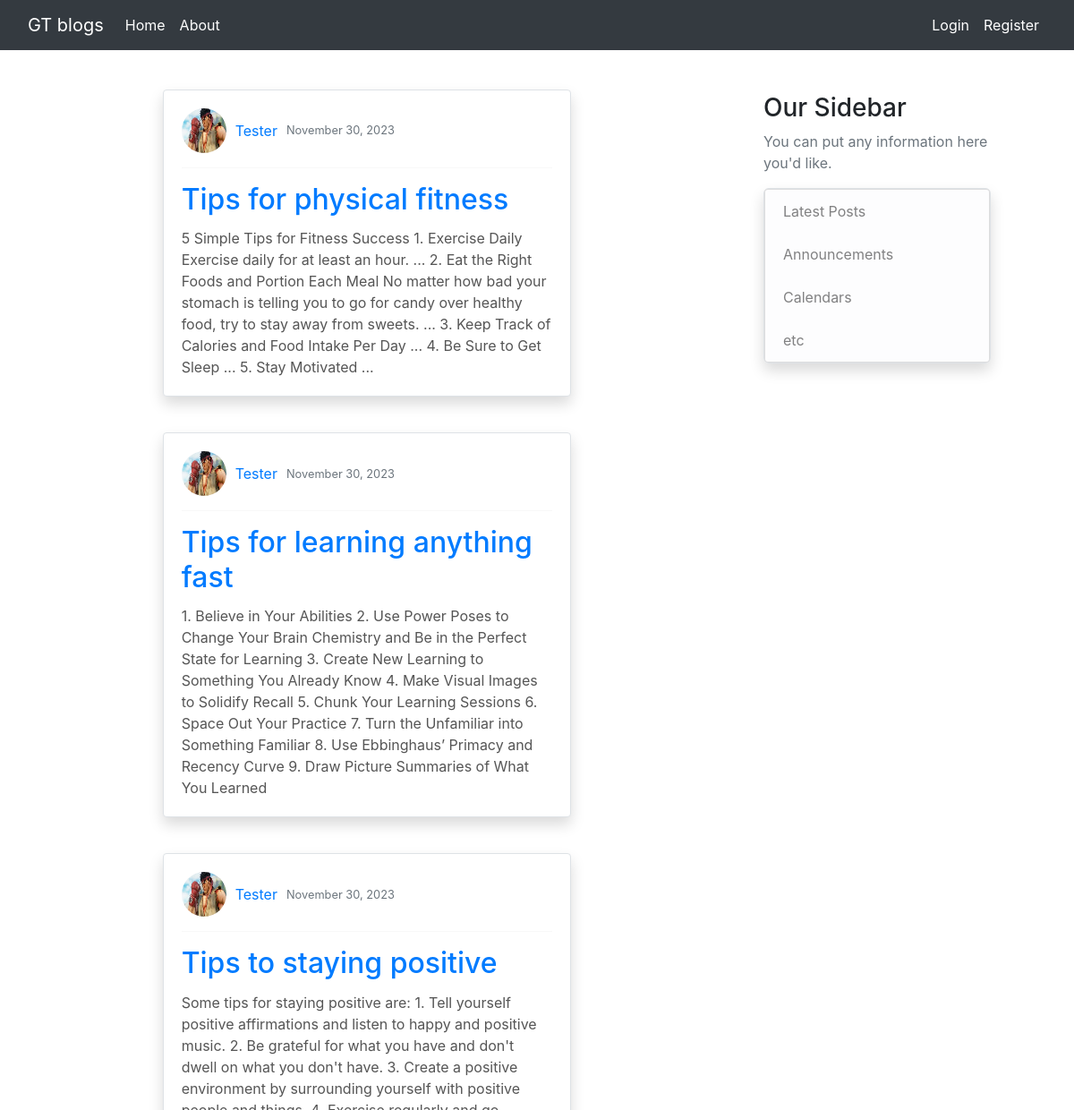
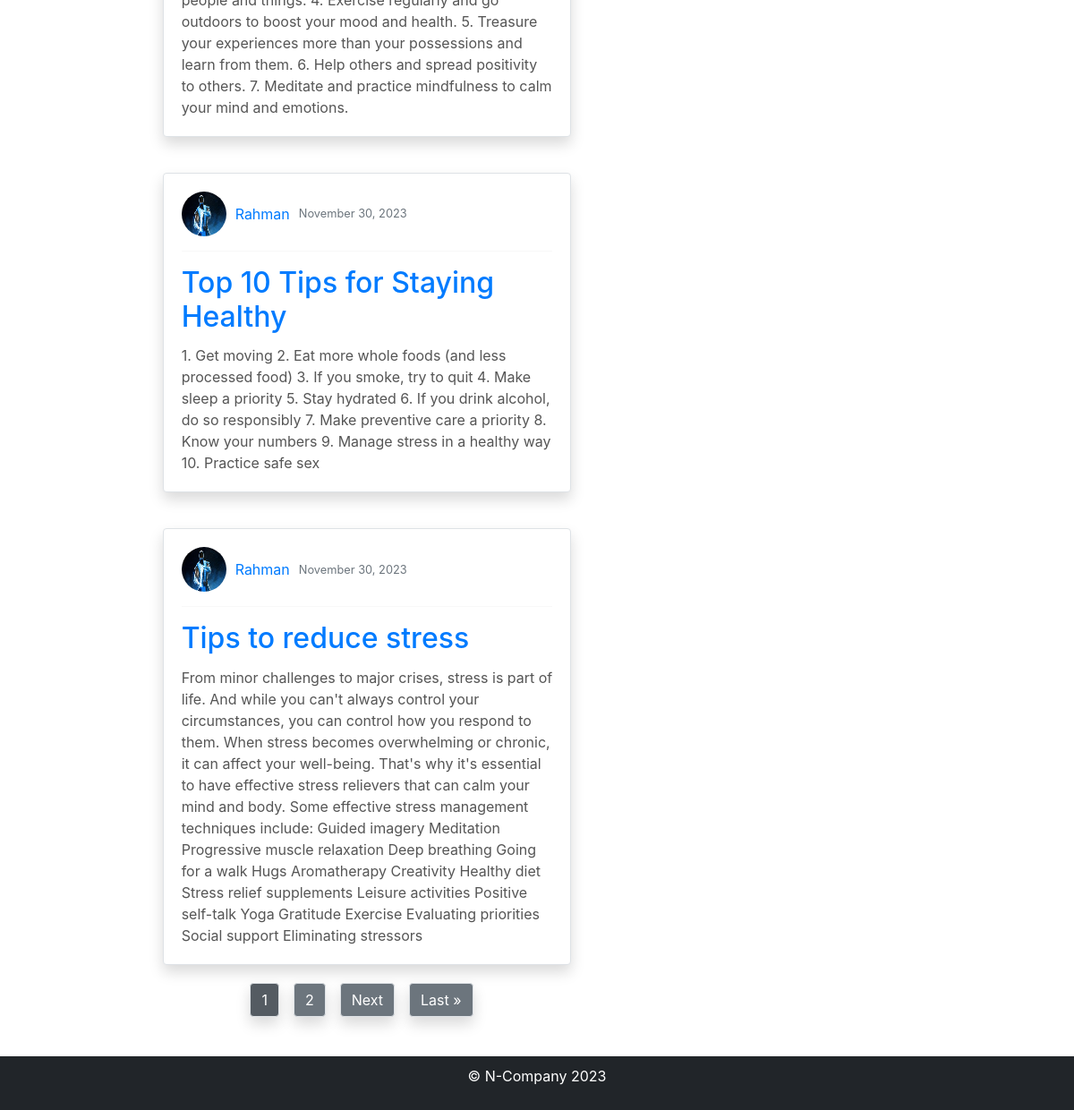
Page /blog/home/ on the committed database (2 pictures, top to bottom).
### blog/models.py (models this page shows, shortened)
class Post(models.Model):
    title = models.CharField(max_length=200)
    content = models.TextField()
    date_posted = models.DateTimeField(auto_now_add=True)
    author = models.ForeignKey(User, on_delete=models.CASCADE)

### users/models.py (models this page shows, shortened)
class Profile(models.Model):
    user = models.OneToOneField(User, on_delete=models.CASCADE)
    bio = models.TextField()
    image = models.ImageField(default='default.jpg',upload_to='profile_pics')

### blog/views.py (the view)
# urls.py: path('home/', PostListView.as_view(), name="Home"),
class PostListView(ListView):
    model = Post
    template_name='blog/home.html'  #<app>/<model>_<viewtype>.html
    context_object_name = 'posts'
    ordering=['-date_posted']
    paginate_by = 5

### blog/templates/blog/home.html (shortened to what this page needs)
{% extends '../blog/base.html' %}
{% block css %}
  {% load static %}
{% endblock  %}
{% block body %}
  {% load static %}
  <div class="container">
    <div class="row my-4">
      {% for post in posts %}
        <div class="col-md-8 offset-md-2">
          <div class="card post-card border shadow">
            <div class="card-body">
              <div class="article-metadata">
                <img class="rounded-circle" src="{{post.author.profile.image.url}}">
                <a href="{% url 'user-posts' post.author.username %}">{{ post.author }}</a>
                <small class="text-muted">{{ post.date_posted|date:"F d, Y" }}</small>
              </div>
              <hr />
              <h2 class="card-title"><a href="{% url 'Post-detail' post.id %}">{{ post.title }}</a></h2>
              <p class="card-text article-content">{{ post.content }}</p>
            </div>
          </div>
        </div>
      {% endfor %}
      {% if is_paginated %}
  <div class="pagination justify-content-center">
    {% for num in page_obj.paginator.page_range %}
      {% if page_obj.number == num %}
        <a class="btn btn-secondary border shadow mx-2 active" href="?page={{ num }}">{{ num }}</a>
      {% elif num > page_obj.number|add:'-3' and num < page_obj.number|add:'3' %}
        <a class="btn btn-secondary border shadow mx-2" href="?page={{ num }}">{{ num }}</a>
      {% endif %}
    {% endfor %}
    {% if page_obj.has_next %}
      <a class="btn btn-secondary border shadow mx-2" href="?page={{ page_obj.next_page_number }}">Next</a>
      <a class="btn btn-secondary border shadow mx-2" href="?page={{ page_obj.paginator.num_pages }}">Last &raquo;</a>
    {% endif %}
  </div>
{% endif %}
    </div>
  </div>
{% endblock %}

### blog/templates/blog/base.html (shortened to what this page needs)
<!doctype html>
<html lang="en">
<head>
    {% load static %}
    <link href="https://cdn.jsdelivr.net/npm/bootstrap@5.3.2/dist/css/bootstrap.min.css"
          rel="stylesheet"
>
    <link rel="stylesheet" href="https://stackpath.bootstrapcdn.com/bootstrap/4.3.1/css/bootstrap.min.css"
>
    <link rel="stylesheet" type="text/css" href="{% static 'blog/main.css' %}">
</head>
<body>
<nav class="navbar navbar-expand-lg navbar-dark bg-dark">
  <div class="container-fluid">
    <a class="navbar-brand" href="{% url 'Home' %}">GT blogs</a>
    <div class="collapse navbar-collapse" id="navbarSupportedContent">
      <ul class="navbar-nav me-auto mb-2 mb-lg-0">
        <li class="nav-item">
          <a class="nav-link active" aria-current="page" href="{% url 'Home' %}">Home</a>
        </li>
          <li class="nav-item">
          <a class="nav-link active" aria-current="page" href="{% url 'About' %}">About</a>
        </li>
      </ul>
        <div class="navbar-nav">
          {% if user.is_authenticated %}
          <li><a class="nav-link active" href="{% url 'Post-create' %}">New Post</a></li>
          <a class="nav-link active" href="{% url 'Profile' %}">Profile</a>
          <a class="nav-link active" href="{% url 'Logout' %}">Logout</a>
          {% else %}
              <a class="nav-link active" href="{% url 'Login' %}">Login</a>
              <a class="nav-link active" href="{% url 'Register' %}">Register</a>
          {% endif %}
        </div>
    </div>
  </div>
</nav>
<main role="main" class="container">
    <div class="row">
        <div class="col-md-8">
            {% block body %}
            {% endblock %}
        </div>
        <div class="col-md-4 ">
            <div class="content-section mx-5 my-5">
                <h3>Our Sidebar</h3>
                <p class='text-muted'>You can put any information here you'd like.
                    <ul class="list-group border shadow">
                        <li class="list-group-item list-group-item-light">Latest Posts</li>
                        <li class="list-group-item list-group-item-light">Announcements</li>
                        <li class="list-group-item list-group-item-light">Calendars</li>
                        <li class="list-group-item list-group-item-light">etc</li>
                    </ul>
                </p>
            </div>
        </div>
    </div>
</main>
<footer class="container-fluid">
    <div>
        <p>&copy; N-Company 2023</p>
    </div>
</footer>
</body>
</html>

### blog/templates/blog/home.html (style rules this page uses)
.post-card { margin-bottom: 20px; box-shadow: 0 4px 8px rgba(0, 0, 0, 0.1); transition: transform 0.3s; width: 100%; margin: 20px auto; }
.article-metadata { display: flex; align-items: center; margin-bottom: 10px; }
.article-metadata a { margin-right: 10px; }
.article-metadata img { width: 50px; height: 50px; border-radius: 50%; margin-right: 10px; }
.article-content { color: #555; }

### blog/templates/blog/base.html (style rules this page uses)
footer { text-align: center; margin-top: 20px; padding: 10px; background-color:#212529; color: #fff; }

### rows in the picture
Post: author.profile.image (picture), author "Tester", date_posted "November 30, 2023", title "Tips for physical fitness", content "5 Simple Tips for Fitness Success 1. Exercise Daily Exercise daily for at least an hour. ... 2. Eat the Right Foods and Portion Each Meal No matter how bad your stomach is telling you to go for candy over healthy food, try to stay away from sweets. ... 3. Keep Track of Calories and Food Intake Per Day ... 4. Be Sure to Get Sleep ... 5. Stay Motivated ..."
Post: author.profile.image (picture), author "Tester", date_posted "November 30, 2023", title "Tips for learning anything fast", content "1. Believe in Your Abilities 2. Use Power Poses to Change Your Brain Chemistry and Be in the Perfect State for Learning 3. Create New Learning to Something You Already Know 4. Make Visual Images to Solidify Recall 5. Chunk Your Learning Sessions 6. Space Out Your Practice 7. Turn the Unfamiliar into Something Familiar 8. Use Ebbinghaus’ Primacy and Recency Curve 9. Draw Picture Summaries of What You Learned"
Post: author.profile.image (picture), author "Tester", date_posted "November 30, 2023", title "Tips to staying positive", content "Some tips for staying positive are: 1. Tell yourself positive affirmations and listen to happy and positive music. 2. Be grateful for what you have and don't dwell on what you don't have. 3. Create a positive environment by surrounding yourself with positive people and things. 4. Exercise regularly and go outdoors to boost your mood and health. 5. Treasure your experiences more than your possessions and learn from them. 6. Help others and spread positivity to others. 7. Meditate and practice mindfulness to calm your mind and emotions."
Post: author.profile.image (placeholder picture), author "Rahman", date_posted "November 30, 2023", title "Top 10 Tips for Staying Healthy", content "1. Get moving 2. Eat more whole foods (and less processed food) 3. If you smoke, try to quit 4. Make sleep a priority 5. Stay hydrated 6. If you drink alcohol, do so responsibly 7. Make preventive care a priority 8. Know your numbers 9. Manage stress in a healthy way 10. Practice safe sex"
Post: author.profile.image (placeholder picture), author "Rahman", date_posted "November 30, 2023", title "Tips to reduce stress", content "From minor challenges to major crises, stress is part of life. And while you can't always control your circumstances, you can control how you respond to them. When stress becomes overwhelming or chronic, it can affect your well-being. That's why it's essential to have effective stress relievers that can calm your mind and body. Some effective stress management techniques include: Guided imagery Meditation Progressive muscle relaxation Deep breathing Going for a walk Hugs Aromatherapy Creativity Healthy diet Stress relief supplements Leisure activities Positive self-talk Yoga Gratitude Exercise Evaluating priorities Social support Eliminating stressors"

### other values in the picture
{{ num }} "1"
{{ num }} "2"
